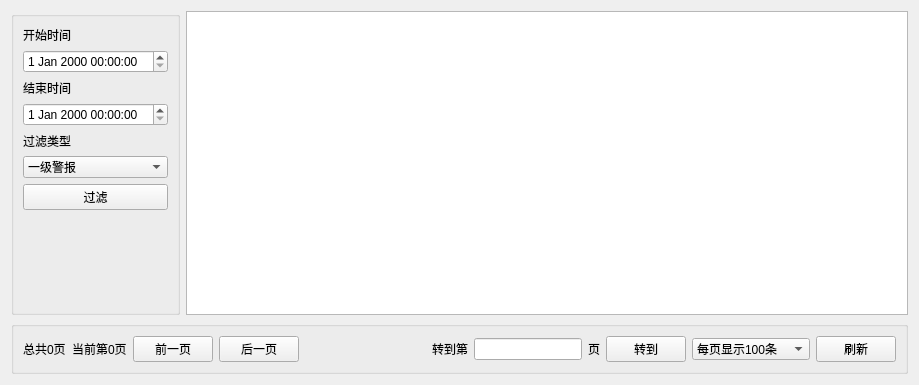
<?xml version="1.0" encoding="UTF-8"?>
<ui version="4.0">
 <class>ZcDayReport</class>
 <widget class="QWidget" name="ZcDayReport">
  <property name="geometry">
   <rect>
    <x>0</x>
    <y>0</y>
    <width>919</width>
    <height>385</height>
   </rect>
  </property>
  <property name="windowTitle">
   <string>Form</string>
  </property>
  <layout class="QGridLayout" name="gridLayout_3">
   <item row="0" column="0">
    <widget class="QGroupBox" name="groupBox">
     <property name="title">
      <string/>
     </property>
     <layout class="QGridLayout" name="gridLayout_2">
      <item row="0" column="0">
       <widget class="QLabel" name="label">
        <property name="text">
         <string>开始时间</string>
        </property>
       </widget>
      </item>
      <item row="1" column="0">
       <widget class="QDateTimeEdit" name="startDateEdit"/>
      </item>
      <item row="4" column="0">
       <widget class="QLabel" name="label_3">
        <property name="text">
         <string>过滤类型</string>
        </property>
       </widget>
      </item>
      <item row="3" column="0">
       <widget class="QDateTimeEdit" name="endDateEdit"/>
      </item>
      <item row="2" column="0">
       <widget class="QLabel" name="label_2">
        <property name="text">
         <string>结束时间</string>
        </property>
       </widget>
      </item>
      <item row="5" column="0">
       <widget class="QComboBox" name="filter_cbo">
        <item>
         <property name="text">
          <string>一级警报</string>
         </property>
        </item>
        <item>
         <property name="text">
          <string>二级警报</string>
         </property>
        </item>
       </widget>
      </item>
      <item row="6" column="0">
       <widget class="QPushButton" name="queryButton">
        <property name="text">
         <string>过滤</string>
        </property>
       </widget>
      </item>
      <item row="7" column="0">
       <spacer name="verticalSpacer">
        <property name="orientation">
         <enum>Qt::Vertical</enum>
        </property>
        <property name="sizeHint" stdset="0">
         <size>
          <width>20</width>
          <height>40</height>
         </size>
        </property>
       </spacer>
      </item>
     </layout>
    </widget>
   </item>
   <item row="0" column="1">
    <widget class="QTableView" name="tableView"/>
   </item>
   <item row="1" column="0" colspan="2">
    <widget class="QGroupBox" name="groupBox_2">
     <property name="title">
      <string/>
     </property>
     <layout class="QGridLayout" name="gridLayout">
      <item row="0" column="0">
       <widget class="QLabel" name="totalPageLabel">
        <property name="text">
         <string>总共0页</string>
        </property>
       </widget>
      </item>
      <item row="0" column="1">
       <widget class="QLabel" name="currentPageLabel">
        <property name="text">
         <string>当前第0页</string>
        </property>
       </widget>
      </item>
      <item row="0" column="2">
       <widget class="QPushButton" name="prevButton">
        <property name="text">
         <string>前一页</string>
        </property>
       </widget>
      </item>
      <item row="0" column="9">
       <widget class="QPushButton" name="switchPageButton">
        <property name="text">
         <string>转到</string>
        </property>
       </widget>
      </item>
      <item row="0" column="3">
       <widget class="QPushButton" name="nextButton">
        <property name="text">
         <string>后一页</string>
        </property>
       </widget>
      </item>
      <item row="0" column="6">
       <widget class="QLabel" name="label_6">
        <property name="text">
         <string>转到第</string>
        </property>
       </widget>
      </item>
      <item row="0" column="7">
       <widget class="QLineEdit" name="switchPageLineEdit"/>
      </item>
      <item row="0" column="8">
       <widget class="QLabel" name="label_7">
        <property name="text">
         <string>页</string>
        </property>
       </widget>
      </item>
      <item row="0" column="11">
       <widget class="QPushButton" name="pushButton">
        <property name="text">
         <string>刷新</string>
        </property>
       </widget>
      </item>
      <item row="0" column="4">
       <spacer name="horizontalSpacer">
        <property name="orientation">
         <enum>Qt::Horizontal</enum>
        </property>
        <property name="sizeHint" stdset="0">
         <size>
          <width>40</width>
          <height>20</height>
         </size>
        </property>
       </spacer>
      </item>
      <item row="0" column="5">
       <spacer name="horizontalSpacer_2">
        <property name="orientation">
         <enum>Qt::Horizontal</enum>
        </property>
        <property name="sizeHint" stdset="0">
         <size>
          <width>40</width>
          <height>20</height>
         </size>
        </property>
       </spacer>
      </item>
      <item row="0" column="10">
       <widget class="QComboBox" name="comboBox">
        <item>
         <property name="text">
          <string>每页显示100条</string>
         </property>
        </item>
        <item>
         <property name="text">
          <string>每页显示500条</string>
         </property>
        </item>
        <item>
         <property name="text">
          <string>每页显示1000条</string>
         </property>
        </item>
        <item>
         <property name="text">
          <string>每页显示2000条</string>
         </property>
        </item>
       </widget>
      </item>
     </layout>
    </widget>
   </item>
  </layout>
 </widget>
 <resources/>
 <connections/>
</ui>
